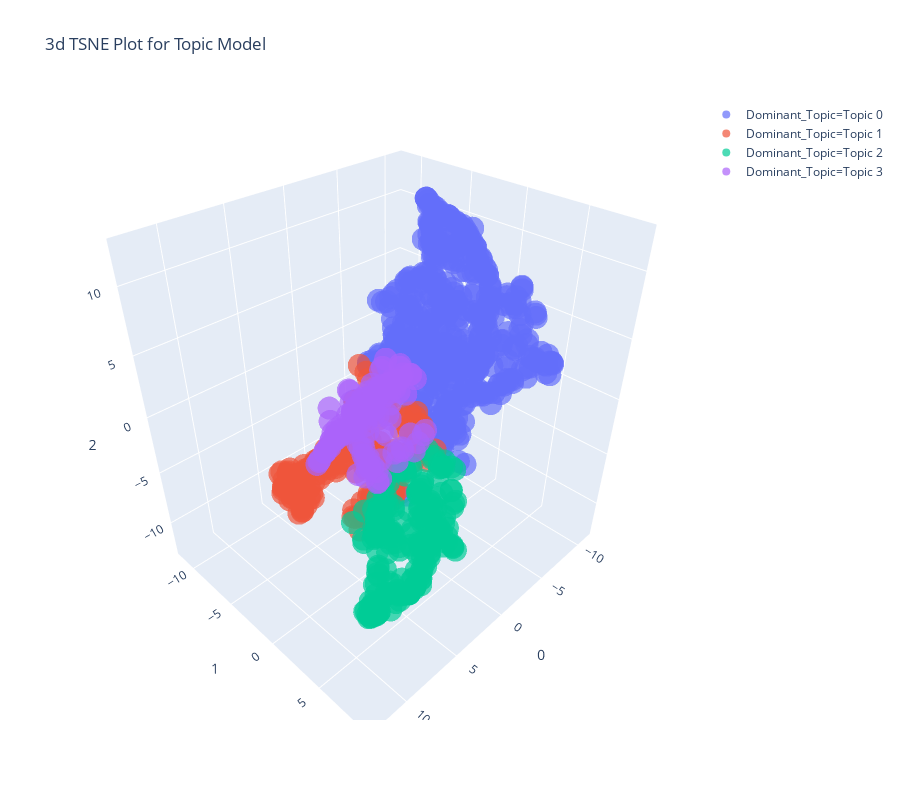

Notebook source saved alongside this figure:
### Code cell
plot_model(nmf, plot = 'tsne')
